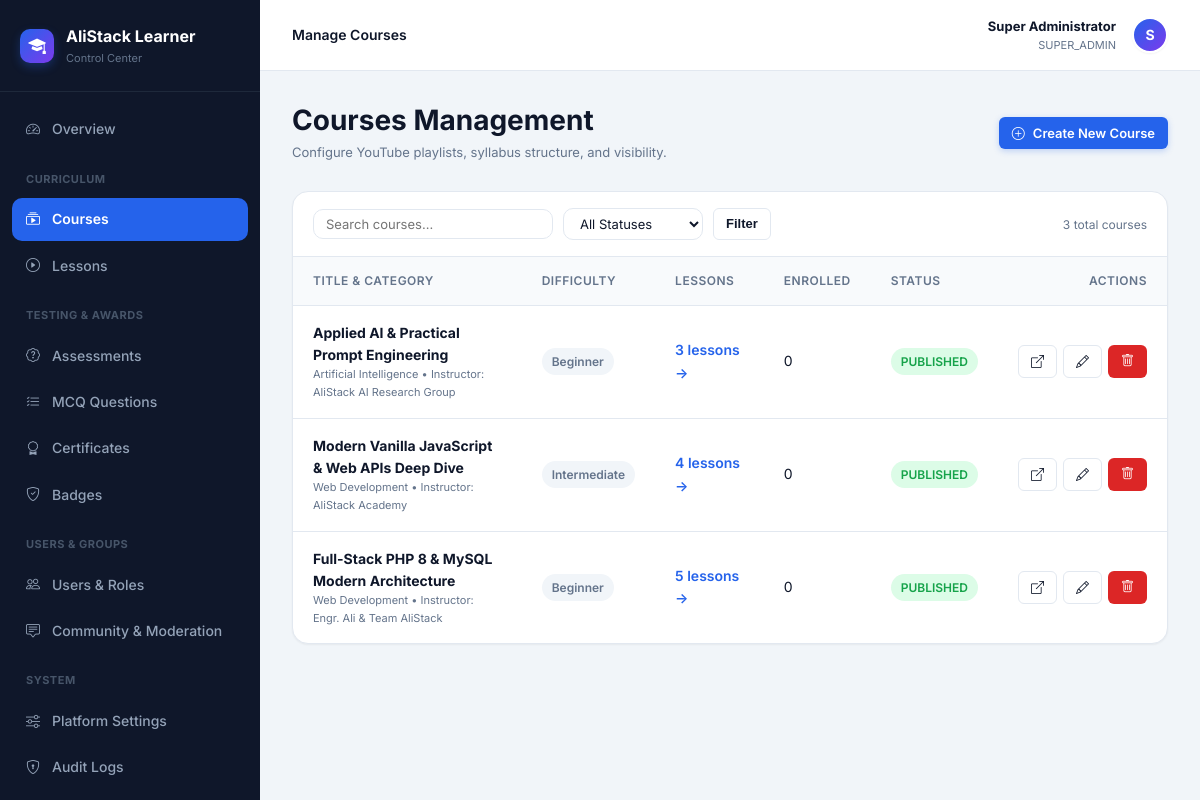
Page /public/admin/courses.php (signed in) on the committed database.
### tables this page shows
CREATE TABLE `courses` (
  `id` INT UNSIGNED AUTO_INCREMENT PRIMARY KEY,
  `category_id` INT UNSIGNED NULL,
  `title` VARCHAR(200) NOT NULL,
  `slug` VARCHAR(220) NOT NULL UNIQUE,
  `thumbnail` VARCHAR(255) NULL,
  `short_desc` VARCHAR(300) NOT NULL,
  `full_desc` TEXT NOT NULL,
  `difficulty` ENUM('beginner', 'intermediate', 'advanced') NOT NULL DEFAULT 'beginner',
  `language` VARCHAR(50) NOT NULL DEFAULT 'English',
  `estimated_duration` VARCHAR(50) NOT NULL DEFAULT '6 Hours',
  `learning_objectives` TEXT NULL,
  `prerequisites` TEXT NULL,
  `instructor_name` VARCHAR(100) NOT NULL DEFAULT 'AliStack Academy',
  `youtube_playlist_url` VARCHAR(255) NULL,
  `youtube_playlist_id` VARCHAR(100) NULL,
  `status` ENUM('draft', 'published', 'archived') NOT NULL DEFAULT 'published',
  `is_featured` TINYINT(1) NOT NULL DEFAULT 0,
  `course_order` INT NOT NULL DEFAULT 0,
  `created_at` DATETIME NOT NULL DEFAULT CURRENT_TIMESTAMP,
  `updated_at` DATETIME NOT NULL DEFAULT CURRENT_TIMESTAMP ON UPDATE CURRENT_TIMESTAMP,
  FOREIGN KEY (`category_id`) REFERENCES `course_categories`(`id`) ON DELETE SET NULL,
  INDEX `idx_courses_status` (`status`),
  INDEX `idx_courses_featured` (`is_featured`)
);

CREATE TABLE `course_categories` (
  `id` INT UNSIGNED AUTO_INCREMENT PRIMARY KEY,
  `name` VARCHAR(100) NOT NULL UNIQUE,
  `slug` VARCHAR(120) NOT NULL UNIQUE,
  `description` VARCHAR(255) NULL,
  `icon` VARCHAR(50) NOT NULL DEFAULT 'bi-collection',
  `is_active` TINYINT(1) NOT NULL DEFAULT 1,
  `created_at` DATETIME NOT NULL DEFAULT CURRENT_TIMESTAMP
);

### config/app.php (called while the page is built, shortened)
<?php
require_once __DIR__ . '/database.php';
if (!function_exists('baseUrl')) {
    function baseUrl(string $path = ''): string {
        if (!empty($_SERVER['HTTP_HOST'])) {
            $protocol = (!empty($_SERVER['HTTPS']) && $_SERVER['HTTPS'] !== 'off') ? "https://" : "http://";
            $host = $_SERVER['HTTP_HOST'];
            $scriptName = $_SERVER['SCRIPT_NAME'] ?? '';
            $baseDir = str_replace('\\', '/', dirname($scriptName));
            if (str_contains($baseDir, '/public')) {
                $baseDir = substr($baseDir, 0, strpos($baseDir, '/public') + 7);
            } elseif ($baseDir === '/' || $baseDir === '\\' || $baseDir === '.') {
                $baseDir = '';
            }
            $base = rtrim($protocol . $host . $baseDir, '/');
            return $base . '/' . ltrim($path, '/');
        }
        $configured = getenv('APP_URL') ?: 'http://localhost:8000';
        return rtrim($configured, '/') . '/' . ltrim($path, '/');
    }
}

### app/Helpers/Sanitizer.php (called while the page is built, shortened)
<?php
class Sanitizer {
    public static function e(?string $value): string {
        return htmlspecialchars($value, ENT_QUOTES, 'UTF-8');
    }
}

### app/autoload.php (called while the page is built, shortened)
<?php
spl_autoload_register(function ($class) {
    $prefix = 'App\\';
    $baseDir = __DIR__ . '/';
    $len = strlen($prefix);
    $relativeClass = substr($class, $len);
    $file = $baseDir . str_replace('\\', '/', $relativeClass) . '.php';
});
require_once dirname(__DIR__) . '/config/app.php';

### config/database.php (called while the page is built, shortened)
<?php
function getDbConnection(): PDO {
    static $pdo = null;
    if ($pdo !== null) {
        return $pdo;
    }
    $host = getenv('DB_HOST') ?: '127.0.0.1';
    $port = getenv('DB_PORT') ?: '3306';
    $dbname = getenv('DB_NAME') ?: 'alistack_learner';
    $username = getenv('DB_USER') ?: 'root';
    $password = getenv('DB_PASS') !== false ? getenv('DB_PASS') : '';
    $dsn = "mysql:host={$host};port={$port};dbname={$dbname};charset=utf8mb4";
    $options = [
        PDO::ATTR_ERRMODE            => PDO::ERRMODE_EXCEPTION,
        PDO::ATTR_DEFAULT_FETCH_MODE => PDO::FETCH_ASSOC,
        PDO::ATTR_EMULATE_PREPARES   => false,
        PDO::MYSQL_ATTR_INIT_COMMAND => "SET NAMES utf8mb4 COLLATE utf8mb4_unicode_ci"
    ];
    try {
        $pdo = new PDO($dsn, $username, $password, $options);
        return $pdo;
    } catch (PDOException $e) {
        error_log("Database connection failed: " . $e->getMessage());
        if (getenv('APP_ENV') === 'local' || !getenv('APP_ENV')) {
            throw new RuntimeException("Database connection error: Unable to connect to MySQL database '{$dbname}' on {$host}:{$port}. Please verify your MySQL server is running and .env credentials are correct.");
        }
        throw new RuntimeException("A secure database connection could not be established. Please check back shortly.");
    }
}

### app/Repositories/CourseRepository.php (called while the page is built, shortened)
<?php
class CourseRepository {
    protected PDO $db;
    public function __construct() {
        $this->db = getDbConnection();
    }
    public function getAllAdmin(int $page = 1, int $perPage = 20, ?string $status = null, ?string $search = null): array {
        $offset = ($page - 1) * $perPage;
        $where = [];
        $params = [];
        $whereClause = !empty($where) ? "WHERE " . implode(' AND ', $where) : "";
        $sql = "SELECT c.*, cat.name as category_name,
                (SELECT COUNT(*) FROM course_lessons cl WHERE cl.course_id = c.id) as lesson_count,
                (SELECT COUNT(*) FROM enrollments e WHERE e.course_id = c.id) as student_count
                FROM courses c
                LEFT JOIN course_categories cat ON cat.id = c.category_id
                {$whereClause}
                ORDER BY c.id DESC
                LIMIT {$perPage} OFFSET {$offset}";
        $stmt = $this->db->prepare($sql);
        $stmt->execute($params);
        return $stmt->fetchAll();
    }
    public function countAllAdmin(?string $status = null, ?string $search = null): int {
        $where = [];
        $params = [];
        $whereClause = !empty($where) ? "WHERE " . implode(' AND ', $where) : "";
        $stmt = $this->db->prepare("SELECT COUNT(*) FROM courses c {$whereClause}");
        $stmt->execute($params);
        return (int)$stmt->fetchColumn();
    }
}

### public/admin/courses.php (the view, shortened to what this page needs)
<?php
require_once dirname(__DIR__, 2) . '/app/autoload.php';
$courseRepo = new CourseRepository();
$page = max(1, (int)($_GET['page'] ?? 1));
$status = !empty($_GET['status']) ? (string)$_GET['status'] : null;
$search = !empty($_GET['q']) ? (string)$_GET['q'] : null;
$courses = $courseRepo->getAllAdmin($page, 20, $status, $search);
$total = $courseRepo->countAllAdmin($status, $search);
require_once dirname(__DIR__, 2) . '/templates/layouts/admin-layout.php';
?>
<div class="admin-page-header">
    <div>
        <h1 style="font-size: 1.75rem; margin-bottom: 4px;">Courses Management</h1>
        <p style="font-size: 13px; color: var(--muted); margin: 0;">Configure YouTube playlists, syllabus structure, and visibility.</p>
    </div>
    <a href="<?= baseUrl('admin/course-edit.php') ?>" class="btn btn-primary btn-sm">
        <i class="bi bi-plus-circle"></i> Create New Course
    </a>
</div>
<div class="table-card">
    <div style="padding: 16px 20px; border-bottom: 1px solid var(--border-color); display: flex; gap: 12px; align-items: center; justify-content: space-between;">
        <form method="GET" action="<?= baseUrl('admin/courses.php') ?>" style="display: flex; gap: 10px; align-items: center;">
            <input type="text" name="q" value="<?= Sanitizer::e($search ?? '') ?>" placeholder="Search courses..." class="form-control" style="width: 240px; font-size: 13px; padding: 6px 12px;">
            <select name="status" class="form-select" style="width: 140px; font-size: 13px; padding: 6px 12px;" onchange="this.form.submit()">
                <option value="">All Statuses</option>
            </select>
            <button type="submit" class="btn btn-outline btn-sm">Filter</button>
        </form>
        <span style="font-size: 12px; color: var(--muted);"><?= $total ?> total courses</span>
    </div>
    <div class="table-responsive">
        <table class="data-table">
            <thead>
                <tr>
                    <th>Title & Category</th>
                    <th>Difficulty</th>
                    <th>Lessons</th>
                    <th>Enrolled</th>
                    <th>Status</th>
                    <th style="text-align: right;">Actions</th>
                </tr>
            </thead>
            <tbody>
                <?php if (empty($courses)): ?>
                    <tr><td colspan="6" style="text-align: center; color: var(--muted);">No courses found.</td></tr>
                <?php else: ?>
                    <?php foreach ($courses as $c): ?>
                        <tr>
                            <td>
                                <div style="font-weight: 700; color: var(--dark);"><?= Sanitizer::e($c['title']) ?></div>
                                <div style="font-size: 11px; color: var(--muted);"><?= Sanitizer::e($c['category_name'] ?? 'General') ?> &bull; Instructor: <?= Sanitizer::e($c['instructor_name']) ?></div>
                            </td>
                            <td><span class="badge badge-gray"><?= ucfirst(Sanitizer::e($c['difficulty'])) ?></span></td>
                            <td>
                                <a href="<?= baseUrl('admin/lessons.php?course_id=' . $c['id']) ?>" style="font-weight: 600;">
                                    <?= (int)$c['lesson_count'] ?> lessons &rarr;
                                </a>
                            </td>
                            <td><?= (int)$c['student_count'] ?></td>
                            <td>
                                <span class="badge <?= ($c['status'] === 'published') ? 'badge-success' : 'badge-warning' ?>">
                                    <?= strtoupper(Sanitizer::e($c['status'])) ?>
                                </span>
                            </td>
                            <td style="text-align: right;">
                                <div style="display: inline-flex; gap: 6px;">
                                    <a href="<?= baseUrl('course-details.php?slug=' . urlencode($c['slug'])) ?>" target="_blank" class="btn btn-outline btn-sm" title="Preview Public Page">
                                        <i class="bi bi-box-arrow-up-right"></i>
                                    </a>
                                    <a href="<?= baseUrl('admin/course-edit.php?id=' . $c['id']) ?>" class="btn btn-outline btn-sm" title="Edit Course">
                                        <i class="bi bi-pencil"></i>
                                    </a>
                                    <form method="POST" action="<?= baseUrl('admin/courses.php') ?>" style="display: inline;" onsubmit="return confirm('Are you sure you want to delete this course and all its lessons?');">
                                        <button type="submit" class="btn btn-danger btn-sm" title="Delete Course">
                                            <i class="bi bi-trash"></i>
                                        </button>
                                    </form>
                                </div>
                            </td>
                        </tr>
                    <?php endforeach; ?>
                <?php endif; ?>
            </tbody>
        </table>
    </div>
</div>
<?php require_once dirname(__DIR__, 2) . '/templates/layouts/admin-footer.php'; ?>

### public/assets/css/app.css (style rules this page uses)
:root { --primary: #2563EB; --primary-hover: #1D4ED8; --primary-light: #EFF6FF; --primary-rgb: 37, 99, 235; --secondary: #7C3AED; --secondary-hover: #6D28D9; --secondary-light: #F5F3FF; --dark: #0F172A; --dark-light: #1E293B; --muted: #64748B; --muted-light: #94A3B8; --bg-main: #F8FAFC; --bg-card: #FFFFFF; --border-color: #E2E8F0; --border-focus: #93C5FD; --success: #16A34A; --success-light: #DCFCE7; --warning: #D97706; --warning-light: #FEF3C7; --error: #DC2626; --error-light: #FEE2E2; --radius-sm: 6px; --radius-md: 10px; --radius-lg: 16px; --radius-full: 9999px; --shadow-sm: 0 1px 2px 0 rgba(0, 0, 0, 0.05); --shadow-md: 0 4px 6px -1px rgba(0, 0, 0, 0.1), 0 2px 4px -2px rgba(0, 0, 0, 0.1); --shadow-lg: 0 10px 15px -3px rgba(0, 0, 0, 0.1), 0 4px 6px -4px rgba(0, 0, 0, 0.1); --shadow-xl: 0 20px 25px -5px rgba(0, 0, 0, 0.1), 0 8px 10px -6px rgba(0, 0, 0, 0.1); --transition: all 0.2s cubic-bezier(0.16, 1, 0.3, 1); --font-sans: 'Inter', -apple-system, BlinkMacSystemFont, 'Segoe UI', Roboto, sans-serif; }
*, *::before, *::after { box-sizing: border-box; margin: 0; padding: 0; }
body { font-family: var(--font-sans); background-color: var(--bg-main); color: var(--dark); line-height: 1.6; font-size: 15px; -webkit-font-smoothing: antialiased; min-height: 100vh; display: flex; flex-direction: column; }
a { color: var(--primary); text-decoration: none; transition: var(--transition); }
h1, h2, h3, h4, h5, h6 { color: var(--dark); font-weight: 700; line-height: 1.25; }
h1 { font-size: 2.25rem; }
p { color: var(--muted); margin-bottom: 1rem; }
.btn { display: inline-flex; align-items: center; justify-content: center; gap: 8px; padding: 9px 18px; font-size: 14px; font-weight: 600; border-radius: var(--radius-md); border: 1px solid transparent; cursor: pointer; transition: var(--transition); text-decoration: none; line-height: 1.4; white-space: nowrap; }
.btn-primary { background-color: var(--primary); color: #FFFFFF; box-shadow: 0 2px 6px rgba(37, 99, 235, 0.25); }
.btn-outline { background-color: transparent; border-color: var(--border-color); color: var(--dark); }
.btn-danger { background-color: var(--error); color: #FFFFFF; }
.btn-sm { padding: 6px 12px; font-size: 13px; border-radius: var(--radius-sm); }
.form-control, .form-select { width: 100%; padding: 10px 14px; font-size: 14px; font-family: inherit; color: var(--dark); background-color: #FFFFFF; border: 1px solid var(--border-color); border-radius: var(--radius-md); transition: var(--transition); }
.badge { display: inline-flex; align-items: center; gap: 4px; font-size: 12px; font-weight: 600; padding: 4px 10px; border-radius: var(--radius-full); }
.badge-success { background: var(--success-light); color: var(--success); }
.badge-gray { background: #F1F5F9; color: var(--muted); }

### public/assets/css/admin.css (style rules this page uses)
.admin-page-header { display: flex; align-items: center; justify-content: space-between; margin-bottom: 28px; gap: 16px; }
.table-card { background: #FFFFFF; border: 1px solid var(--border-color); border-radius: var(--radius-lg); overflow: hidden; box-shadow: var(--shadow-sm); }
.table-responsive { overflow-x: auto; }
.data-table { width: 100%; border-collapse: collapse; text-align: left; font-size: 14px; }
.data-table th { background: #F8FAFC; color: var(--muted); font-weight: 600; padding: 14px 20px; border-bottom: 1px solid var(--border-color); font-size: 12px; text-transform: uppercase; letter-spacing: 0.5px; }
.data-table td { padding: 16px 20px; border-bottom: 1px solid var(--border-color); color: var(--dark); vertical-align: middle; }
.data-table tr:last-child td { border-bottom: none; }

### rows in the picture
courses: title "Applied AI & Practical Prompt Engineering", category.name "Artificial Intelligence", instructor_name "AliStack AI Research Group", difficulty "Beginner", lesson_count "3", student_count "0", status "PUBLISHED"
courses: title "Modern Vanilla JavaScript & Web APIs Deep Dive", category.name "Web Development", instructor_name "AliStack Academy", difficulty "Intermediate", lesson_count "4", student_count "0", status "PUBLISHED"
courses: title "Full-Stack PHP 8 & MySQL Modern Architecture", category.name "Web Development", instructor_name "Engr. Ali & Team AliStack", difficulty "Beginner", lesson_count "5", student_count "0", status "PUBLISHED"

### other values in the picture
Sanitizer::e($pageTitle ?? 'Admin Area') "Manage Courses"
Sanitizer::e($adminUser['full_name']) "Super Administrator"
Sanitizer::e($adminUser['role']) "SUPER_ADMIN"
substr($adminUser['full_name'], 0, 1) "S"
$total "3"
